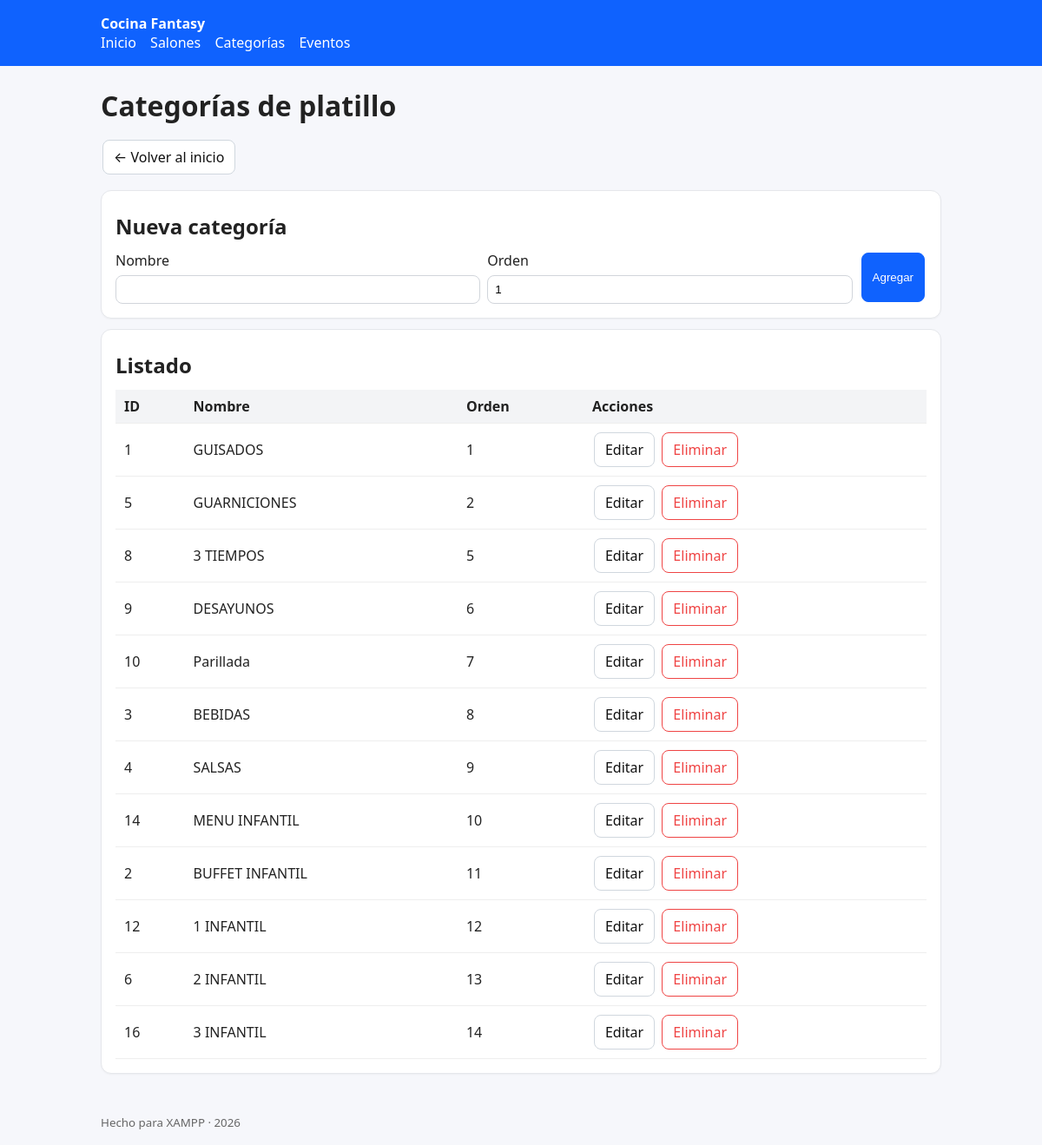
/categoria_list.php, run on the app's committed database.
### tables this page shows
CREATE TABLE `categoria_platillo` (
  `id_categoria` int(11) NOT NULL,
  `nombre` varchar(60) NOT NULL,
  `orden` int(11) NOT NULL DEFAULT 1
);

### db.php (called while the page is built, shortened)
<?php
function h($s){ return htmlspecialchars((string)$s, ENT_QUOTES, 'UTF-8'); }

### categoria_list.php (the view, shortened to what this page needs)
<?php
require_once __DIR__ . '/db.php';
require_once __DIR__ . '/header.php';
$edit=null;
$rows = $pdo->query("SELECT * FROM categoria_platillo ORDER BY orden, nombre")->fetchAll();
?>
<h1>Categorías de platillo</h1>
<p>
  <a class="btn" href="index.php">← Volver al inicio</a>
</p>
<div class="card">
  <h2><?php echo $edit?'Editar':'Nueva'; ?> categoría</h2>
  <form method="post" class="input-row">
    <label>Nombre<input required name="nombre" type="text" value="<?php echo h($edit['nombre']??''); ?>"></label>
    <label>Orden<input required name="orden" type="number" value="<?php echo h($edit['orden']??1); ?>"></label>
    <?php if($edit): ?>
      <input type="hidden" name="id_categoria" value="<?php echo (int)$edit['id_categoria']; ?>">
      <button class="btn primary" name="update">Guardar</button>
      <a class="btn" href="categoria_list.php">Cancelar</a>
    <?php else: ?>
      <button class="btn primary" name="create">Agregar</button>
    <?php endif; ?>
  </form>
</div>
<div class="card">
  <h2>Listado</h2>
  <table>
    <thead><tr><th>ID</th><th>Nombre</th><th>Orden</th><th>Acciones</th></tr></thead>
    <tbody>
      <?php foreach($rows as $r): ?>
        <tr>
          <td><?php echo (int)$r['id_categoria']; ?></td>
          <td><?php echo h($r['nombre']); ?></td>
          <td><?php echo (int)$r['orden']; ?></td>
          <td class="actions">
            <a href="?edit=<?php echo (int)$r['id_categoria']; ?>">Editar</a>
            <a class="btn danger" href="?del=<?php echo (int)$r['id_categoria']; ?>" onclick="return confirm('¿Eliminar categoría?');">Eliminar</a>
          </td>
        </tr>
      <?php endforeach; ?>
    </tbody>
  </table>
</div>
<?php require_once __DIR__ . '/footer.php'; ?>

### header.php (shortened to what this page needs)
<!doctype html>
<html lang="es">
<head>
  <link rel="stylesheet" href="style.css">
</head>
<body>
<header class="topbar">
  <div class="wrap">
    <strong>Cocina Fantasy</strong>
    <nav>
      <a href="index.php">Inicio</a>
      <a href="salon_list.php">Salones</a>
      <a href="categoria_list.php">Categorías</a>
      <a href="evento_list.php">Eventos</a>
    </nav>
  </div>
</header>
<main class="wrap">

### footer.php
</main>
<footer class="footer wrap">
  <small>Hecho para XAMPP · <?php echo date('Y'); ?></small>
</footer>
</body>
</html>

### style.css (style rules this page uses)
* { box-sizing:border-box }
body { font-family:system-ui,-apple-system,Segoe UI,Roboto,Ubuntu,'Helvetica Neue',Arial,sans-serif;margin:0;background:#f6f7fb;color:#222 }
.wrap { max-width:1000px;margin:0 auto;padding:16px }
.topbar { background:#0f62fe;color:white }
.topbar a { color:#fff;margin-right:12px;text-decoration:none }
h1,h2 { margin:8px 0 12px }
.card { background:#fff;border:1px solid #e5e7eb;border-radius:12px;padding:16px;margin:12px 0;box-shadow:0 1px 2px rgba(0,0,0,.04) }
table { width:100%;border-collapse:collapse;background:#fff }
th,td { padding:8px 10px;border-bottom:1px solid #eee;text-align:left }
th { background:#f3f4f6 }
.actions a,.btn { display:inline-block;padding:8px 12px;border-radius:8px;border:1px solid #d0d7de;background:#fff;text-decoration:none;color:#111;margin:2px }
.btn.primary { background:#0f62fe;color:#fff;border-color:#0f62fe }
.btn.danger { border-color:#ef4444;color:#ef4444 }
.input-row { display:flex;gap:8px;flex-wrap:wrap }
.input-row label { display:flex;flex-direction:column;gap:6px;flex:1 1 140px }
input[type="text"],input[type="date"],input[type="time"],input[type="number"],select,textarea { padding:8px;border:1px solid #d1d5db;border-radius:8px;background:#fff }
.footer { color:#666 }

### data on the page
categoria_platillo: id_categoria "1", nombre "GUISADOS", orden "1"
categoria_platillo: id_categoria "5", nombre "GUARNICIONES", orden "2"
categoria_platillo: id_categoria "8", nombre "3 TIEMPOS", orden "5"
categoria_platillo: id_categoria "9", nombre "DESAYUNOS", orden "6"
categoria_platillo: id_categoria "10", nombre "Parillada", orden "7"
categoria_platillo: id_categoria "3", nombre "BEBIDAS", orden "8"
categoria_platillo: id_categoria "4", nombre "SALSAS", orden "9"
categoria_platillo: id_categoria "14", nombre "MENU INFANTIL", orden "10"
categoria_platillo: id_categoria "2", nombre "BUFFET INFANTIL", orden "11"
categoria_platillo: id_categoria "12", nombre "1 INFANTIL", orden "12"
categoria_platillo: id_categoria "6", nombre "2 INFANTIL", orden "13"
categoria_platillo: id_categoria "16", nombre "3 INFANTIL", orden "14"
